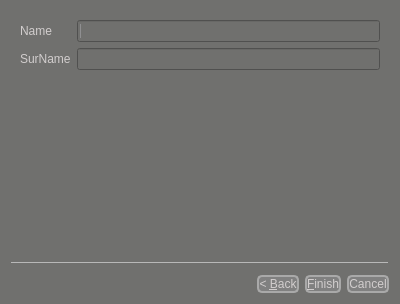
<?xml version="1.0" encoding="UTF-8"?>
<ui version="4.0">
 <class>WorkerWizard</class>
 <widget class="QWizard" name="WorkerWizard">
  <property name="geometry">
   <rect>
    <x>0</x>
    <y>0</y>
    <width>400</width>
    <height>304</height>
   </rect>
  </property>
  <property name="windowTitle">
   <string>WorkerWizard</string>
  </property>
  <property name="styleSheet">
   <string notr="true">*
{
 background-color:  #70706e;
 color: #d1cdcd;
}

QPushButton {
    background-color: gray;
    border: 2px solid darkgray;
    border-radius: 5px;
	color: #d1cdcd;
}
</string>
  </property>
  <widget class="QWizardPage" name="WizardMainPage">
   <layout class="QGridLayout" name="gridLayout">
    <item row="0" column="0">
     <widget class="QLabel" name="WorkerNameLabel">
      <property name="text">
       <string>Name</string>
      </property>
     </widget>
    </item>
    <item row="1" column="0">
     <widget class="QLabel" name="WorkerSurNameLabel">
      <property name="text">
       <string>SurName</string>
      </property>
     </widget>
    </item>
    <item row="0" column="1">
     <widget class="QLineEdit" name="WorkerNameLineEdit"/>
    </item>
    <item row="1" column="1">
     <widget class="QLineEdit" name="WorkerSurNameLineEdit"/>
    </item>
   </layout>
  </widget>
 </widget>
 <resources/>
 <connections/>
 <slots>
  <slot>WizardisAccepted()</slot>
 </slots>
</ui>
